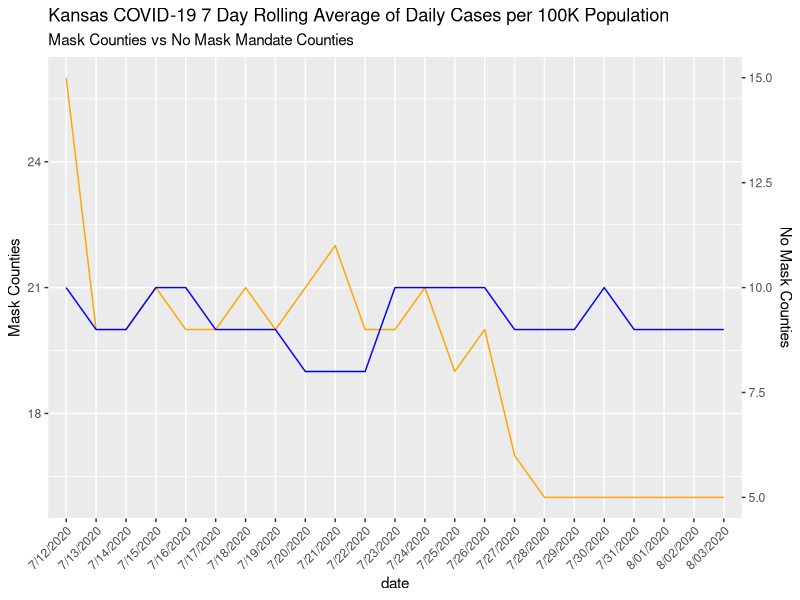
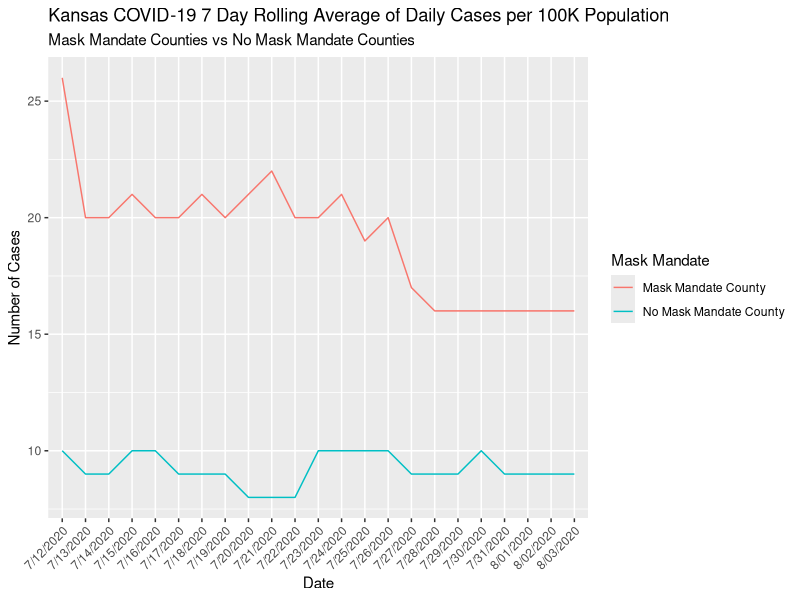

Generate these figures, in order, with R:
## ---- chunk 1
library(tidyverse) 
library(dplyr)
library(patchwork)

## ---- chunk 2
df <- tribble(
  ~date, ~mask_count, ~no_mask_count,
  "7/12/2020", 26, 10,
  "7/13/2020", 20, 9,
  "7/14/2020", 20, 9,
  "7/15/2020", 21, 10,
  "7/16/2020", 20, 10,
  "7/17/2020", 20, 9,
  "7/18/2020", 21, 9,
  "7/19/2020", 20, 9,
  "7/20/2020", 21, 8,
  "7/21/2020", 22, 8,
  "7/22/2020", 20, 8,
  "7/23/2020", 20, 10,
  "7/24/2020", 21, 10,
  "7/25/2020", 19, 10,
  "7/26/2020", 20, 10,
  "7/27/2020", 17, 9,
  "7/28/2020", 16, 9,
  "7/29/2020", 16, 9,
  "7/30/2020", 16, 10,
  "7/31/2020", 16, 9,
  "8/01/2020", 16, 9,
  "8/02/2020", 16, 9,
  "8/03/2020", 16, 9,
)


## ---- chunk 3
df %>% 
  mutate(mask_count = as.numeric(mask_count))
## ---- chunk 4
coeff <- 11
ggplot(df, aes(x=date)) +
  
  theme(axis.text.x = element_text(angle = 45, vjust = 1, hjust=1))+
  
  geom_line( aes(y=mask_count) , group = 1, colour = "orange") + 
  geom_line( aes(y=no_mask_count + coeff), group = 1 , colour = "blue") +
  
  scale_y_continuous(
    
    # Features of the first axis
    name = "Mask Counties",
    
    # Add a second axis and specify its features
    sec.axis = sec_axis(~.-coeff,name="No Mask Counties")
  ) +
  labs(title = "Kansas COVID-19 7 Day Rolling Average of Daily Cases per 100K Population" , subtitle = "Mask Counties vs No Mask Mandate Counties")
## ---- chunk 5
df_longer <- df %>%
  pivot_longer(cols = -date, names_to = "county_type") %>%
  filter(county_type %in% c("mask_count" , "no_mask_count")) %>% 
  mutate(county_type = as.numeric(county_type))

df_longer
## ---- chunk 6
df_longer_b <- df %>% 
  pivot_longer(!date , names_to = "mask_mandate" , values_to = "cases")

df_longer_b
## ---- chunk 7
ggplot(df_longer_b , aes(x = date , y = cases , group = mask_mandate , color = mask_mandate))+
  geom_line()+
  theme(axis.text.x = element_text(angle = 45, vjust = 1, hjust=1)) +
  labs(title = "Kansas COVID-19 7 Day Rolling Average of Daily Cases per 100K Population" , subtitle = "Mask Mandate Counties vs No Mask Mandate Counties" , x = "Date" , y = "Number of Cases")+
  scale_colour_discrete(name = "Mask Mandate" , labels = c("Mask Mandate County" , "No Mask Mandate County"))
